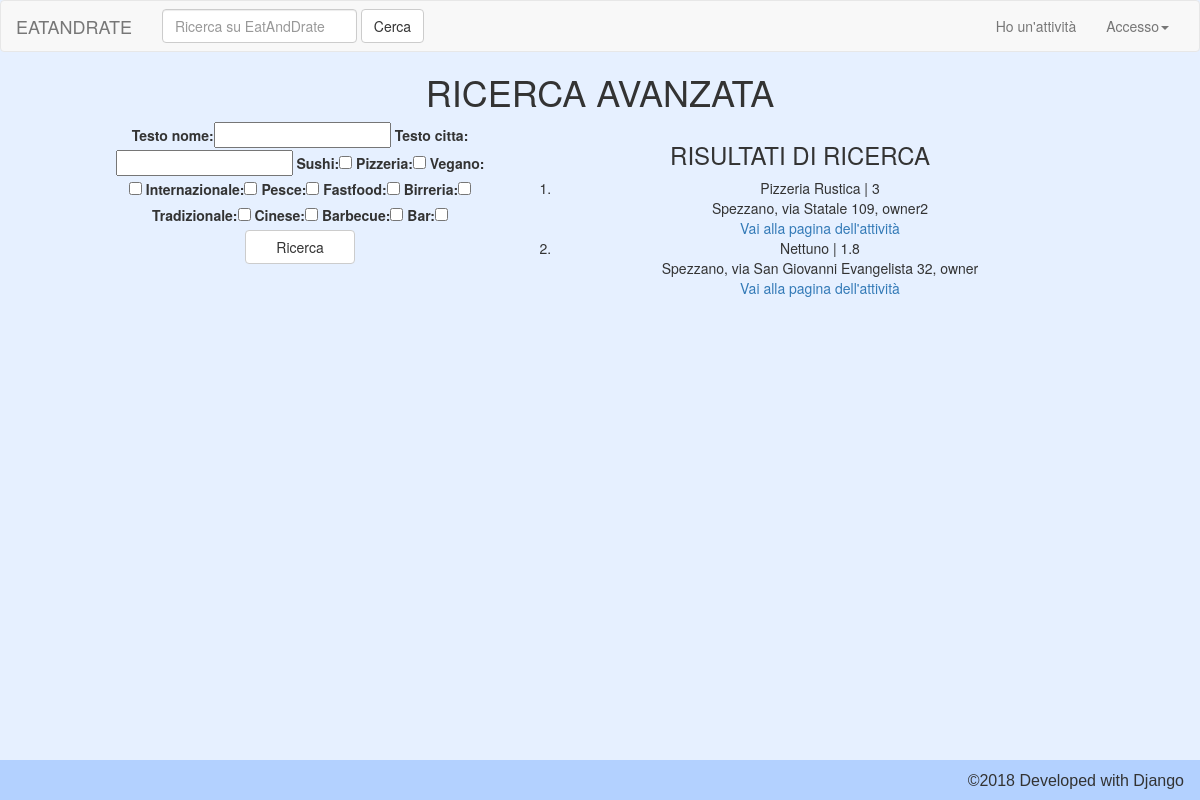
Page /src/18/complex_results/ on the committed database.
### attivita/models.py (models this page shows, shortened)
class Attivita(models.Model):
    nome = models.CharField('Nome', max_length=50)
    indirizzo = models.CharField('Indirizzo', max_length=50)
    citta = models.CharField('Città', max_length=30)
    reputazione = models.FloatField('Reputazione', default=0,
                                    validators=[MinValueValidator(0.0), MaxValueValidator(5.0)])
    descrizione = models.TextField('Descrizione', blank=True,
                                   max_length=500)
    proprietario = models.ForeignKey(OwnerProfile, on_delete=models.CASCADE, null=True)
    tipologie = models.ManyToManyField(Tipologia, blank=True)
    latitudine = models.FloatField('Latitudine', blank=True, null=True)
    longitudine = models.FloatField('Longitudine', blank=True, null=True)
    def __str__(self):
        return self.nome

### users/models.py (models this page shows, shortened)
class OwnerProfile(models.Model):
    user = models.OneToOneField(User, on_delete=models.CASCADE, related_name='owner_profile')

### search/views.py (the view, shortened to what this page needs)
# urls.py: url(r'^(?P<pk>[\d]+)/complex_results/$', views.complex_results, name='complex_results'),
def complex_results(request, pk):
    ricerca = get_object_or_404(RicercaComplessa, pk=pk)
    results = list(Attivita.objects.order_by('-reputazione'))
    if ricerca.testo_citta != '':
        print('Valuto città')
        results_nome = results
        results = list()
        pattern = ricerca.testo_citta.lower()
        for attivita in results_nome:
            if pattern in attivita.citta.lower():
                results.append(attivita)
        del results_nome
        del pattern
        print('Post città:', results)
    if ricerca.tipologie.count() > 0:
        for tipo in ricerca.tipologie.all():
            previous_results = results
            results = list()
            for att in previous_results:
                if tipo in att.tipologie.all():
                    results.append(att)
    return show_results(request, results)

### search/forms.py
class RicercaComplessaForm(ModelForm):
    testo_nome = forms.CharField(max_length=30, required=False, widget=forms.TextInput(attrs={'style': 'width:auto'}))
    testo_citta = forms.CharField(max_length=30, required=False, widget=forms.TextInput(attrs={'style': 'width:auto'}))
    class Meta:
        model = RicercaComplessa
        fields = ['testo_nome', 'testo_citta']

### attivita/forms.py
class TipologieForm(Form):
    Sushi = fields.BooleanField(required=False)
    Pizzeria = fields.BooleanField(required=False)
    Vegano = fields.BooleanField(required=False)
    Internazionale = fields.BooleanField(required=False)
    Pesce = fields.BooleanField(required=False)
    FastFood = fields.BooleanField(required=False)
    Birreria = fields.BooleanField(required=False)
    Tradizionale = fields.BooleanField(required=False)
    Cinese = fields.BooleanField(required=False)
    Barbecue = fields.BooleanField(required=False)
    Bar = fields.BooleanField(required=False)

### search/templates/search/results.html (shortened to what this page needs)
{% extends 'base.html' %}
{% load bootstrap_tags %}
{% block head %}
<link rel="stylesheet" href="https://maxcdn.bootstrapcdn.com/bootstrap/3.3.7/css/bootstrap.min.css">
{% endblock %}
{% block content %}
<div class="row-fluid" align="center">
    <h1>RICERCA AVANZATA</h1>
</div>
    <div class="row-fluid" align="center">
        <div class=col-md-1></div>
        <div class=col-md-4 style="margin-bottom:50px">
            <form method="post" action="{% url 'search:complex_search' %}">
                {{ rcf|as_bootstrap }}
                {{ tf|as_bootstrap }}
                <input class="btn btn-default" type="submit" value="Ricerca" style="padding: 6px 30px">
            </form>
        </div>
        <div class=col-md-6>
            <h3>RISULTATI DI RICERCA</h3>
            {% if error_msg %}
                <p>{{ error_msg }}</p>
            {% else %}
                <ol>
                    {% for r in results %}
                        <li>
                            {{ r.nome }} | {{ r.reputazione | floatformat }}<br>
                            {{ r.citta }}, {{ r.indirizzo }}, {{ r.proprietario.user.username }}<br>
                            <a href="{% url 'attivita:detail' r.id %}">Vai alla pagina dell'attività</a>
                        </li>
                    {% endfor %}
                </ol>
                {% if first_result %}
                    <div id="googleMap" style="margin-bottom: 70px;width:100%;height:290px;top:10px;bottom: 20px;"></div>
                {% endif %}
            {% endif %}
        </div>
    </div>
{% endblock %}

### rows in the picture
Attivita: nome "Pizzeria Rustica", reputazione "3", citta "Spezzano", indirizzo "via Statale 109", proprietario.user.username "owner2"
Attivita: nome "Nettuno", reputazione "1.8", citta "Spezzano", indirizzo "via San Giovanni Evangelista 32", proprietario.user.username "owner"
